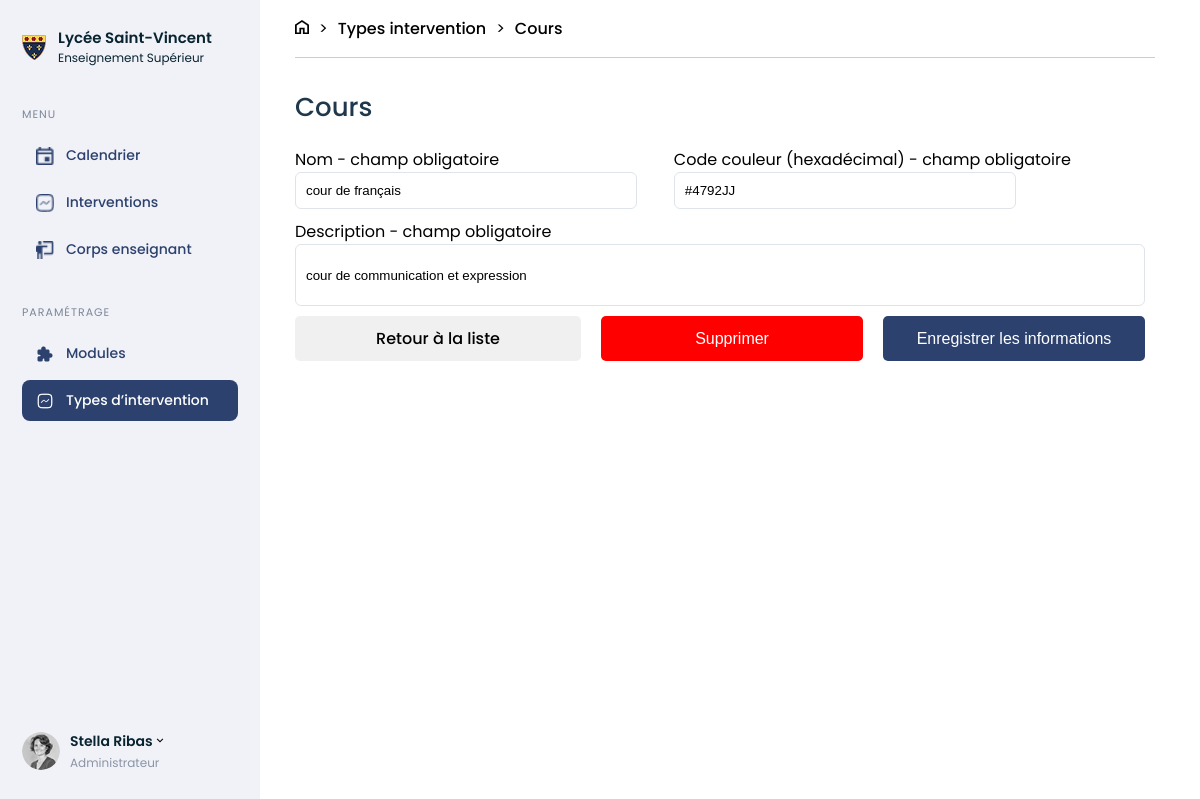
The page /fiche_intervention.php?id=4 (signed in) on the database as committed earlier.
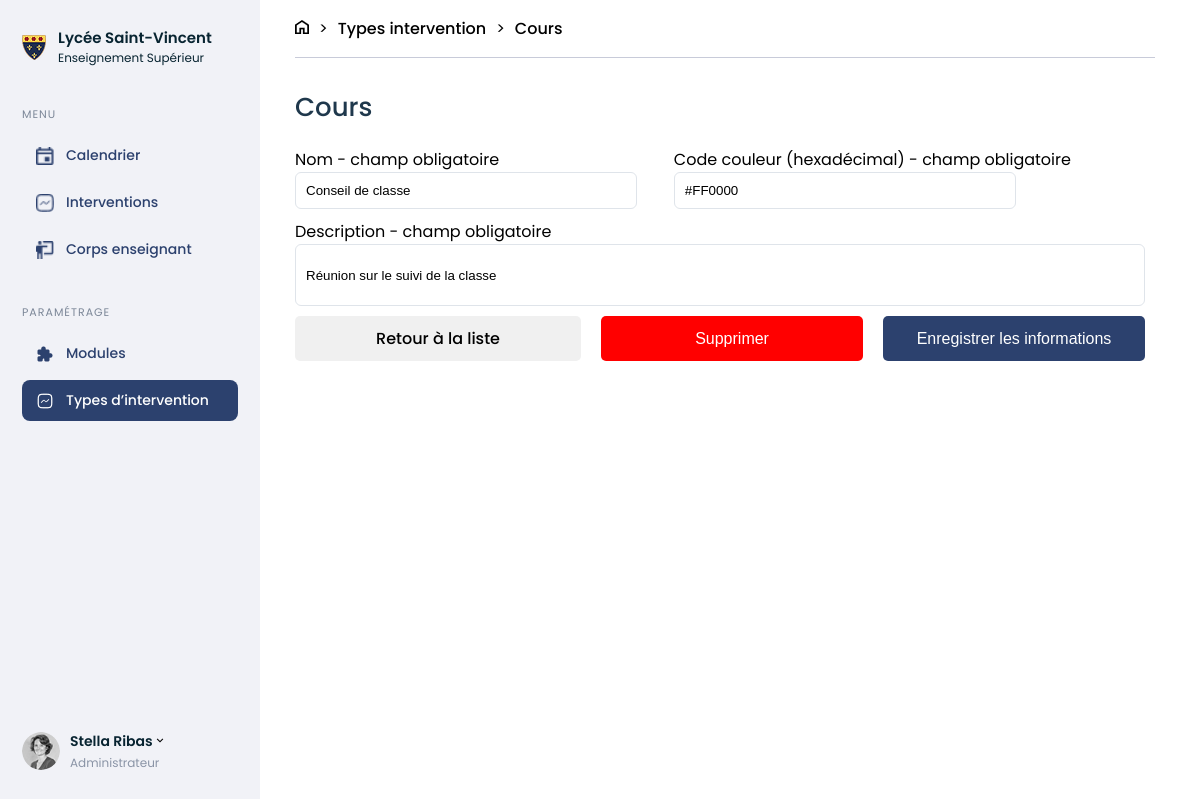
The same page on the database as committed later.
### tables this page shows
CREATE TABLE IF NOT EXISTS `intervention_type` (
  `id` int NOT NULL AUTO_INCREMENT,
  `name` varchar(255) NOT NULL,
  `description` text NOT NULL,
  `color` varchar(20) NOT NULL,
  PRIMARY KEY (`id`)
);

### database/User_database.php (called while the page is built, shortened)
<?php
function infos_intervention_type($con, $id){
    $requete = $con->prepare("SELECT name, description, color FROM intervention_type WHERE id=:id");
    $requete->bindParam(':id', $id);
    $requete->execute();
    $contenu = $requete->fetchAll(\PDO::FETCH_ASSOC);
    return $contenu[0];
}

### public/Fiche_intervention.php (the view, shortened to what this page needs)
<?php
require_once 'inclus/Connexion.php';
require_once '../database/User_database.php';
require_once 'inclus/Header.php';
$active='types';?>
<body>
    <nav>
        <?php require_once('inclus/Menu_gestion_licence.php'); ?>
    </nav>
    <section class="intervention-type page">
        <div class="breadcrumb">
            <a href="Calendrier.php"><img src="assets/home.png" alt=""></a>
            <p>></p>
            <a href="Type_intervention.php">Types intervention</a>
            <p>></p>
            <a href="#">Cours</a>
        </div>
    <?php
    if (isset($_GET['id'])) {
        $id = htmlspecialchars($_GET['id']);
        $contenu = infos_intervention_type($con, $id);
    }
    ?>
    <section class="intervention_sheet">
        <h3>Cours</h3>
        <form action="" method="post">
            <div class="form-align">
                <div>
                    <label for="" name="name" require>Nom - champ obligatoire</label>
                    <input type="text" name="name" value="<?php echo $contenu['name']?>">
                </div>
                <div>
                    <label for="" name="color" require>Code couleur (hexadécimal) - champ obligatoire</label>
                    <input type="text" name="color" value="<?php echo $contenu['color']?>">
                </div>
            </div>
            <div class="desc_form_update">
                <label for="" name="description" require>Description - champ obligatoire</label>
                <input class="input_desc" type="text" name="description" value="<?php echo $contenu['description']?>">
            </div>
            <div class="button-intervention">
                <a href="Type_intervention.php" class="grey-button selection">Retour à la liste</a>
                <button type="button" command="show-modal" commandfor="supp" class="red-button selection">Supprimer</button>
                <button type="submit" class="blue-button selection">Enregistrer les informations</button>
            </div>
        </form>
    </section>
</body>
</html>

Rows that differ between the two databases and show on the page:
changed intervention_type: name "cour de français" → "Conseil de classe"; color "#4792JJ" → "#FF0000"; description "cour de communication et expression" → "Réunion sur le suivi de la classe"
